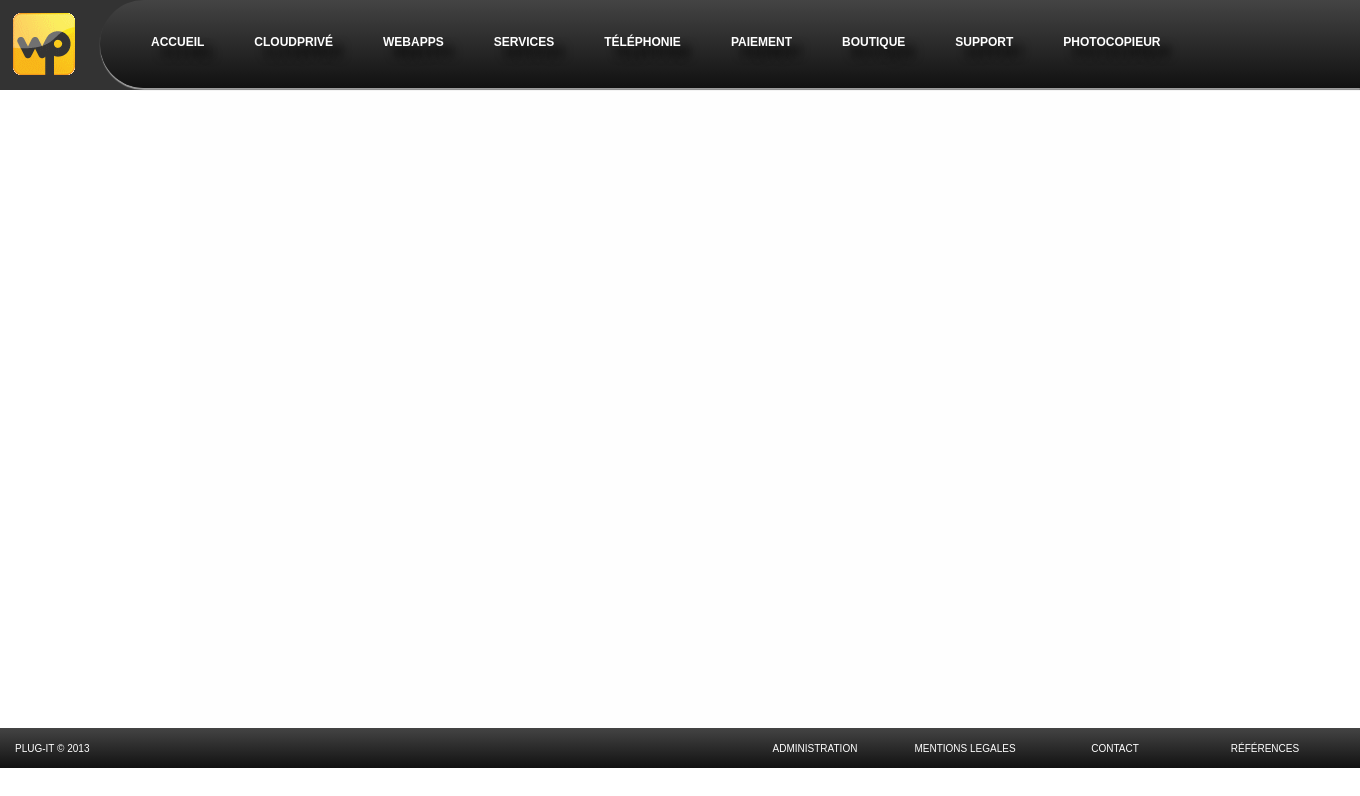
The page /index.php?page=contact on the database as committed earlier.
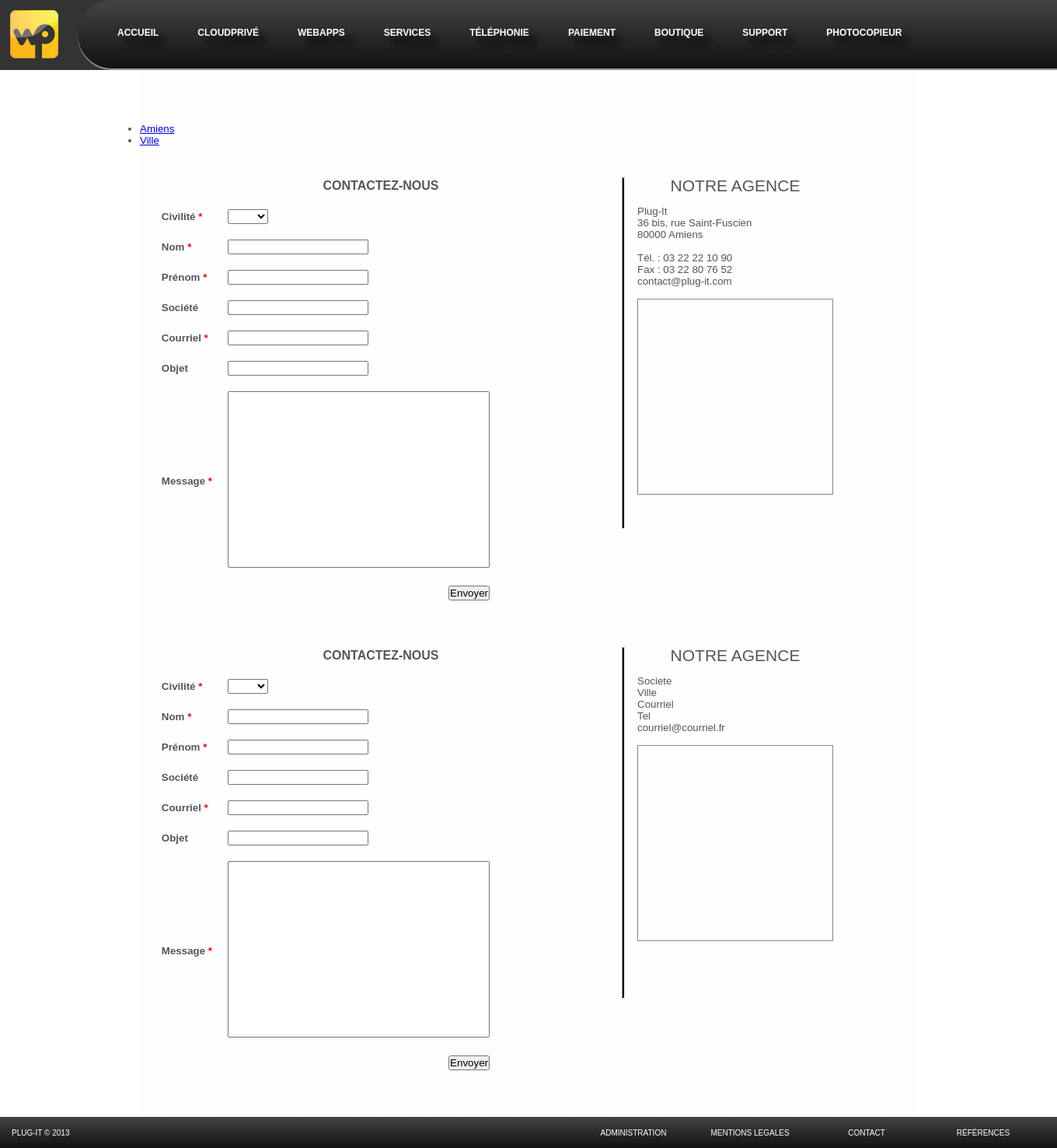
The same page on the database as committed later.
### tables this page shows
CREATE TABLE IF NOT EXISTS `menu` (
  `id` int(11) NOT NULL AUTO_INCREMENT,
  `interne` tinyint(1) NOT NULL,
  `active` tinyint(1) NOT NULL,
  `nom` varchar(50) NOT NULL,
  `baseName` varchar(50) NOT NULL,
  `position` int(11) NOT NULL,
  `lien` varchar(255) NOT NULL,
  `meta` text NOT NULL,
  PRIMARY KEY (`id`)
);

CREATE TABLE IF NOT EXISTS `contact` (
  `id` int(11) NOT NULL AUTO_INCREMENT,
  `ville` varchar(50) NOT NULL,
  `courriel` varchar(50) NOT NULL,
  `coordonnees` text NOT NULL,
  `latitude` double NOT NULL,
  `longitude` double NOT NULL,
  PRIMARY KEY (`id`)
);

### connexionbddplugit.class.php (called while the page is built, shortened)
<?php
class connexionbddplugit
{
	private static $connexion = null;
	public static function getInstance ()
	{
		if (is_null(self::$connexion))
		{
			try
			{
				$connexion = new PDO('mysql:host=localhost;dbname=plugit2','root','');
			} catch ( Exception $e )
			{
			echo "Connection à MySQL impossible : ", $e->getMessage();
			die();
			}
			$connexion->setAttribute(PDO::ATTR_ERRMODE, PDO::ERRMODE_EXCEPTION);
			$connexion->setAttribute(PDO::ATTR_EMULATE_PREPARES, false);
			$connexion->exec("SET CHARACTER SET utf8");
		}
		return $connexion;
	}
}
?>

### Include/common/Banniere.php (the view, shortened to what this page needs)
<div>
	<div style="min-width:1350px;"><a href="index.php?page=accueil"><img src="images/logotype_plug_it(transparence).png" style="float:left; margin:13px 50px 13px 13px;"/></a>
	<ul id="menu">
		<?php
		require_once('./connexionbddplugit.class.php');
		try
		{
			$rq = connexionbddplugit::getInstance()->query("SELECT * FROM menu ORDER BY position");
			while($ar=$rq->fetch())
			{
				if($ar['active'] == true)
				{
					echo '
					<li id="li_'.$ar['id'].'"><a href="'.$ar['lien'].'"';
					echo '>'.$ar['nom'].'</a>';
					echo '<ul id="li_sousmenu'.$ar['id'].'">';
					echo '</ul></li>';
				}
			}
		} catch ( Exception $e ) {
			echo "Une erreur est survenue : ".$e->getMessage();
		}
		?>
	</ul>
	</div>
</div>

### Index.php (shortened to what this page needs)
<!DOCTYPE html>
<html lang="fr">
	<head>
		<?php
			require_once('./connexionbddplugit.class.php');
		?>
		<link rel="stylesheet" href="css/iview.css" />
		<link rel="stylesheet" href="css/skin 1/style.css" />
		<link rel="stylesheet" href="css/styles.css" />
		<link type="text/css" rel="stylesheet" href="styles/index.css"/>
	</head>
	<body>
		<div class="Banniere" id="head">
			<?php
				INCLUDE("include/common/banniere.php");
			?>
		</div>
		<div class="Corps" id="content"
		<?php
			if((isset($_GET['page']) and $_GET['page'] != 'accueil')or(isset($_GET['sub']) and $_GET['sub'] != 'main'))
				echo 'style="padding-top:5%;width:1000px;margin:auto;"';
			else
				echo 'style="min-width:1350px; width:100%;"';
		?>
		>
			<?php
				INCLUDE("include/common/corps.php");
			?>
		</div>
		<div class="Pied" id="footer">
			<?php
				INCLUDE("include/common/pied.php");
			?>
		</div>
	</body>
</html>

### Include/common/Corps.php (shortened to what this page needs)
<?php
	switch ($_GET['page'])
	{
		case 'contact':
			INCLUDE("include/invite/contact.php");
		break;
	}
?>

### Include/invite/Contact.php (shortened to what this page needs)
<?php
	require_once('./connexionbddplugit.class.php');
	$bdd=connexionbddplugit::getInstance();
?>
<link rel="stylesheet" href="./styles/contact.css" />
<?php
	$rq = $bdd->prepare("SELECT * FROM contact");
	$rq->execute(array());
	echo '<div id="tabs">
			<ul>';
	$i=1;
	while($ar = $rq->fetch())
	{
		echo '<li><a href="#tabs-'.$i.'">'.$ar['ville'].'</a></li>';
		$i++;
	}
	echo '</ul>';
	$i=1;
	$rq = $bdd->prepare("SELECT * FROM contact");
	$rq->execute(array());
	while($ar = $rq->fetch())
	{
	echo '
			<div id="tabs-'.$i.'">
				<input type="hidden" id="mail" name="mail" value="'.$ar['courriel'].'"/>
				<input type="hidden" id="lat" name="lat" value="'.$ar['latitude'].'"/>
				<input type="hidden" id="longi" name="longi" value="'.$ar['longitude'].'"/>';
				?>
				<div style="overflow:hidden;">
					<div style="width:62%;float:left;">
						<h2 class="titre" style="margin-top:40px;">Contactez-nous</h2>
						<form method="post" action="#">
							<table border="0" cellspacing="20" cellpadding="5" style="margin:auto; margin-right:150px;">
								<tr>
									<td><b>Civilité <span class="red">*</span></b></td>
									<td><select name="liste" required>
										<option></option>
										<option value="M">M.</option>
										</select>
									</td>
								</tr>
								<tr>
									<td><label for="nom"><b>Nom <span class="red">*</span></b></label></td>
									<td><input type="text" name="nom" id="nom" required/></td>
								</tr>
								<tr>
									<td><label for="prenom"><b>Prénom <span class="red">*</span></b></label></td>
									<td><input type="text" name="prenom" id="prenom" required/></td>
								</tr>
								<tr>
									<td><label for="societe"><b>Société </b></label></td>
									<td><input type="text" name="societe" id="societe" /></td>
								</tr>
								<tr>
									<td><label for="courriel" id="email"><b>Courriel <span class="red">*</span></b></label></td>
									<td><input type="text" name="courriel" id="courriel" onblur="isEmail(this,email);" required/></td>
								</tr>
								<tr>
									<td><label for="objet"><b>Objet </b></label></td>
									<td><input type="text" name="objet" id="objet" /></td>
								</tr>
								<tr>
									<td><label for="message"><b>Message <span class="red">*</span></b></label></td>
									<td><textarea name="message" id="message" rows="15" cols="40" style="resize:none;" required></textarea></td>
								</tr>
								<tr>
									<td>
									</td>
									<td style="text-align:right;"><input type="submit" name="envoyer" value="Envoyer" /></td>
								</tr>
							</table>
						</form>
					</div>
					<div style="float:left; margin-top:40px;">
					<hr class="separation" />
					</div>
					<?php
					echo '<div style="float:left; margin-left:2%; margin-top:40px;">
						<h2>Notre agence</h2>
						<br/>';
							echo nl2br($ar['coordonnees']);
						echo '<br/>
						<a class="mail" href="mailto:'.$ar['courriel'].'">'.$ar['courriel'].'</a>
						<br/><br/>';
						echo '<div id="div_carte"></div>
					</div>';
					?>
				</div>
			</div>
		<?php
		$i++;
	}
	?>
	</div>
	<div style="height:40px;">
	</div>

### Include/common/Pied.php (shortened to what this page needs)
<div style="min-width:1350px;">
<table style="float:left; height:40px; margin-left:13px; margin-right:50px;">
	<tr>
		<td>
		Plug-It &copy; 2013
		</td>
	</tr>
</table>
<table style="height:40px; float:right; margin-right:20px;" cellspacing="0">
	<tr>
		<td class="boutbout" onclick="location.href='index.php?page=admin'">
			Administration
		</td>
		<td class="boutbout" onclick="location.href='index.php?page=accueil&sub=mentions'" >
			MENTIONS LEGALES
		</td>
		<td class="boutbout" onclick="location.href='index.php?page=contact'" >
			Contact
		</td>
		<td class="boutbout" onclick="location.href='index.php?page=references'" >
			Références
		</td>
	</tr>
</table>
</div>

### css/styles.css (style rules this page uses)
* { padding: 0px; margin: 0px; outline: none; }

### styles/index.css (style rules this page uses)
.Banniere { height: 90px; position: relative; background-color:#333333; min-width: 1350px; z-index:10; }
.Corps { position:relative; min-height:570px; background-color:#FEFEFE; }
.Pied { position:relative; background-color:#333333; min-width: 1350px; height: 40px; text-transform:uppercase; font-size:10px; color:white; background: #111; background: -moz-linear-gradient(#444, #111); background: -webkit-gradient(linear,left bottom,left top,color-stop(0, #111),color-stop(1, #444)); background: -webkit-linear-gradient(#444, #111); background: -o-linear-gradient(#444, #111); background: -ms-linear-gradient(#444, #111); background: linear-gradient(#444, #111); }
.boutbout { cursor: pointer; width:150px; text-align:center; }
.separation { position: absolute; height: 450px; width : 2px; background: black; }
.mail { text-decoration:none; color:#555555; }
.red { color:red; }
#div_carte { height : 250px; width : 250px; margin : auto; border : 1px solid #888; }
#menu { min-width: 1250px; margin: 0 0 0 100px; padding: 0px 0px 0px 0px; list-style: none; background: #111; background: -moz-linear-gradient(#444, #111); background: -webkit-gradient(linear,left bottom,left top,color-stop(0, #111),color-stop(1, #444)); background: -webkit-linear-gradient(#444, #111); background: -o-linear-gradient(#444, #111); background: -ms-linear-gradient(#444, #111); background: linear-gradient(#444, #111); -moz-border-radius: 50px; border-radius: 50px 0px 0px 50px; -moz-box-shadow: 0 2px 1px #9c9c9c; -webkit-box-shadow: 0 2px 1px #9c9c9c; box-shadow: 0px 2px 1px #9c9c9c; }
#menu li { float: left; padding: 30px 15px 30px 15px; position: relative; }
#menu a { float: left; height: 25px; padding:0px 10px 0px 10px; color: #999; text-transform: uppercase; font: bold 12px/25px Arial, Helvetica; text-decoration: none; text-shadow: 10px 10px 10px #000; color:white; }
#menu:after { visibility: hidden; display: block; font-size: 0; content: " "; clear: both; height: 0; }
.titre { font-size:120%; font-weight:bold; }
h2,h3 { text-align: center; font-weight: normal; font-size:21px; line-height:21px; text-transform:uppercase; }
body { color:#555555; font-size:10pt; font-family: Arial,Helvetica,sans-serif; padding:0; margin: 0; }
html { margin:0; }

Rows that differ between the two databases and show on the page:
added contact: ville "Amiens", coordonnees "Plug-It 36 bis, rue Saint-Fuscien 80000 Amiens Tél. : 03 22 22 10 90 Fax : 03 22 80 76 52", courriel "contact@plug-it.com"
added contact: ville "Ville", coordonnees "Societe Ville Courriel Tel", courriel "courriel@courriel.fr"
